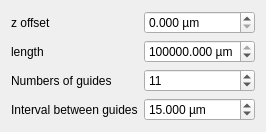
                  <widget class="QWidget" name="tab_array">
                   <attribute name="title">
                    <string>waveguide array</string>
                   </attribute>
                   <layout class="QFormLayout" name="formLayout">
                    <item row="2" column="0">
                     <widget class="QLabel" name="label_nb_p">
                      <property name="minimumSize">
                       <size>
                        <width>90</width>
                        <height>0</height>
                       </size>
                      </property>
                      <property name="toolTip">
                       <string>Number of guides</string>
                      </property>
                      <property name="text">
                       <string>Numbers of guides</string>
                      </property>
                     </widget>
                    </item>
                    <item row="2" column="1">
                     <widget class="QSpinBox" name="spinBox_nb_p">
                      <property name="minimumSize">
                       <size>
                        <width>40</width>
                        <height>0</height>
                       </size>
                      </property>
                      <property name="toolTip">
                       <string>Number of guides</string>
                      </property>
                      <property name="correctionMode">
                       <enum>QAbstractSpinBox::CorrectToNearestValue</enum>
                      </property>
                      <property name="maximum">
                       <number>1000</number>
                      </property>
                      <property name="value">
                       <number>11</number>
                      </property>
                     </widget>
                    </item>
                    <item row="3" column="0">
                     <widget class="QLabel" name="label_p">
                      <property name="minimumSize">
                       <size>
                        <width>120</width>
                        <height>0</height>
                       </size>
                      </property>
                      <property name="toolTip">
                       <string>Distance between two guides center in µm</string>
                      </property>
                      <property name="text">
                       <string>Interval between guides</string>
                      </property>
                     </widget>
                    </item>
                    <item row="3" column="1">
                     <widget class="QDoubleSpinBox" name="doubleSpinBox_p">
                      <property name="minimumSize">
                       <size>
                        <width>80</width>
                        <height>0</height>
                       </size>
                      </property>
                      <property name="toolTip">
                       <string>Distance between two guides center in µm</string>
                      </property>
                      <property name="correctionMode">
                       <enum>QAbstractSpinBox::CorrectToNearestValue</enum>
                      </property>
                      <property name="suffix">
                       <string> µm</string>
                      </property>
                      <property name="decimals">
                       <number>3</number>
                      </property>
                      <property name="maximum">
                       <double>10000.000000000000000</double>
                      </property>
                      <property name="value">
                       <double>15.000000000000000</double>
                      </property>
                     </widget>
                    </item>
                    <item row="0" column="1">
                     <widget class="QDoubleSpinBox" name="doubleSpinBox_offset_guide_z">
                      <property name="minimumSize">
                       <size>
                        <width>70</width>
                        <height>0</height>
                       </size>
                      </property>
                      <property name="toolTip">
                       <string>Guide offset in the z direction in µm</string>
                      </property>
                      <property name="correctionMode">
                       <enum>QAbstractSpinBox::CorrectToNearestValue</enum>
                      </property>
                      <property name="suffix">
                       <string> µm</string>
                      </property>
                      <property name="decimals">
                       <number>3</number>
                      </property>
                      <property name="maximum">
                       <double>100000.000000000000000</double>
                      </property>
                     </widget>
                    </item>
                    <item row="0" column="0">
                     <widget class="QLabel" name="label_offset_guide_z">
                      <property name="minimumSize">
                       <size>
                        <width>40</width>
                        <height>0</height>
                       </size>
                      </property>
                      <property name="toolTip">
                       <string>Guide offset in the z direction in µm</string>
                      </property>
                      <property name="text">
                       <string>z offset</string>
                      </property>
                     </widget>
                    </item>
                    <item row="1" column="1">
                     <widget class="QDoubleSpinBox" name="doubleSpinBox_guide_length">
                      <property name="minimumSize">
                       <size>
                        <width>100</width>
                        <height>0</height>
                       </size>
                      </property>
                      <property name="toolTip">
                       <string>Length of the waveguide</string>
                      </property>
                      <property name="correctionMode">
                       <enum>QAbstractSpinBox::CorrectToNearestValue</enum>
                      </property>
                      <property name="suffix">
                       <string> µm</string>
                      </property>
                      <property name="decimals">
                       <number>3</number>
                      </property>
                      <property name="maximum">
                       <double>100000.000000000000000</double>
                      </property>
                      <property name="value">
                       <double>100000.000000000000000</double>
                      </property>
                     </widget>
                    </item>
                    <item row="1" column="0">
                     <widget class="QLabel" name="label_guide_length">
                      <property name="minimumSize">
                       <size>
                        <width>40</width>
                        <height>0</height>
                       </size>
                      </property>
                      <property name="text">
                       <string>length</string>
                      </property>
                     </widget>
                    </item>
                   </layout>
                  </widget>
